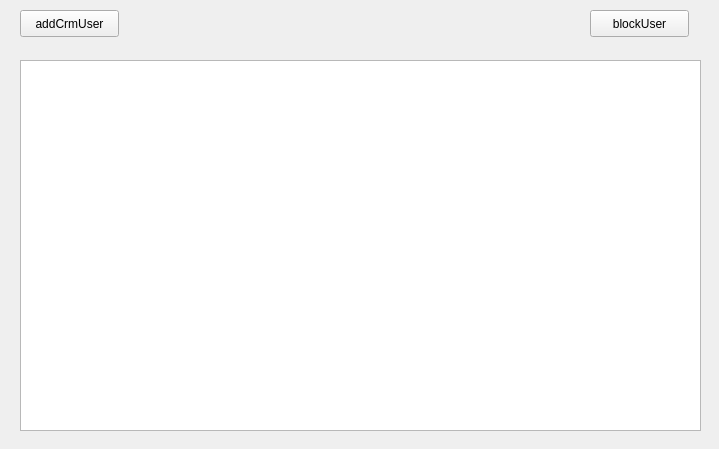
<?xml version="1.0" encoding="UTF-8"?>
<ui version="4.0">
 <class>CRMusers</class>
 <widget class="QWidget" name="CRMusers">
  <property name="geometry">
   <rect>
    <x>0</x>
    <y>0</y>
    <width>719</width>
    <height>449</height>
   </rect>
  </property>
  <property name="windowTitle">
   <string>Form</string>
  </property>
  <widget class="QTableView" name="tableView">
   <property name="geometry">
    <rect>
     <x>20</x>
     <y>60</y>
     <width>681</width>
     <height>371</height>
    </rect>
   </property>
  </widget>
  <widget class="QPushButton" name="addCrmUserPushButton">
   <property name="geometry">
    <rect>
     <x>20</x>
     <y>10</y>
     <width>99</width>
     <height>27</height>
    </rect>
   </property>
   <property name="text">
    <string>addCrmUser</string>
   </property>
  </widget>
  <widget class="QPushButton" name="blockuserPushButton">
   <property name="geometry">
    <rect>
     <x>590</x>
     <y>10</y>
     <width>99</width>
     <height>27</height>
    </rect>
   </property>
   <property name="text">
    <string>blockUser</string>
   </property>
  </widget>
 </widget>
 <resources/>
 <connections/>
</ui>
